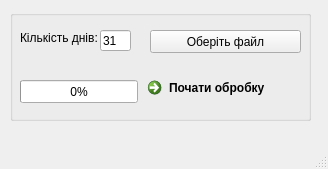
<?xml version="1.0" encoding="UTF-8"?>
<ui version="4.0">
 <class>HR_calculation</class>
 <widget class="QMainWindow" name="HR_calculation">
  <property name="geometry">
   <rect>
    <x>0</x>
    <y>0</y>
    <width>328</width>
    <height>169</height>
   </rect>
  </property>
  <property name="windowTitle">
   <string>MainWindow</string>
  </property>
  <widget class="QWidget" name="centralwidget">
   <widget class="QGroupBox" name="groupBox">
    <property name="geometry">
     <rect>
      <x>10</x>
      <y>10</y>
      <width>301</width>
      <height>111</height>
     </rect>
    </property>
    <property name="title">
     <string/>
    </property>
    <widget class="QPushButton" name="open_file">
     <property name="geometry">
      <rect>
       <x>140</x>
       <y>20</y>
       <width>151</width>
       <height>23</height>
      </rect>
     </property>
     <property name="text">
      <string>Оберіть файл</string>
     </property>
    </widget>
    <widget class="QProgressBar" name="progressBar">
     <property name="geometry">
      <rect>
       <x>10</x>
       <y>70</y>
       <width>118</width>
       <height>23</height>
      </rect>
     </property>
     <property name="value">
      <number>0</number>
     </property>
    </widget>
    <widget class="QCommandLinkButton" name="start">
     <property name="geometry">
      <rect>
       <x>130</x>
       <y>60</y>
       <width>161</width>
       <height>41</height>
      </rect>
     </property>
     <property name="text">
      <string>Почати обробку</string>
     </property>
    </widget>
    <widget class="QLineEdit" name="day_z">
     <property name="geometry">
      <rect>
       <x>90</x>
       <y>20</y>
       <width>31</width>
       <height>21</height>
      </rect>
     </property>
     <property name="text">
      <string>31</string>
     </property>
    </widget>
    <widget class="QLabel" name="label">
     <property name="geometry">
      <rect>
       <x>10</x>
       <y>20</y>
       <width>81</width>
       <height>16</height>
      </rect>
     </property>
     <property name="text">
      <string>Кількість днів:</string>
     </property>
    </widget>
   </widget>
  </widget>
  <widget class="QMenuBar" name="menubar">
   <property name="geometry">
    <rect>
     <x>0</x>
     <y>0</y>
     <width>328</width>
     <height>20</height>
    </rect>
   </property>
  </widget>
  <widget class="QStatusBar" name="statusbar"/>
 </widget>
 <resources/>
 <connections/>
</ui>
